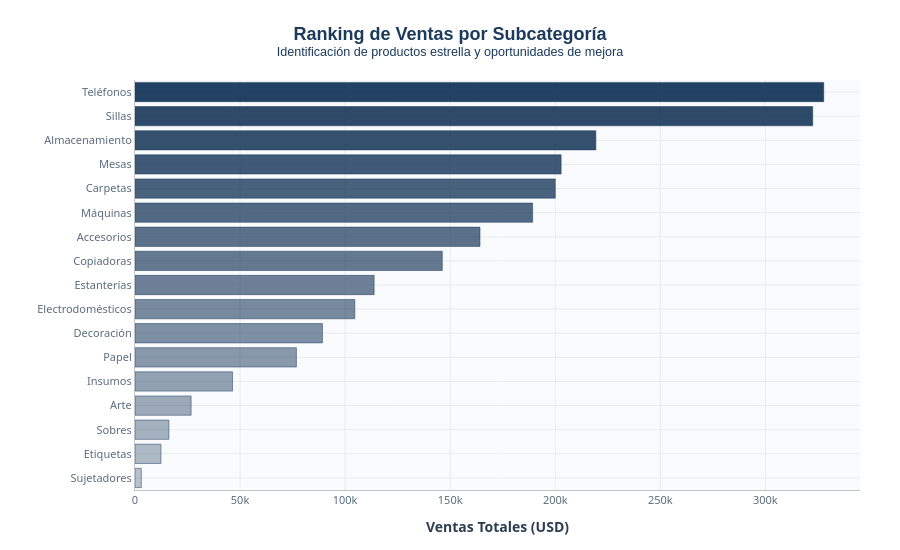

Notebook code for this chart:
### Markdown cell above
### 3.3 Ranking de subcategorías

### Code cell
# Ventas por subcategoría (Top ranking)
ventas_subcategoria = df.groupby('Subcategoría')['Sales'].sum().reset_index()
ventas_subcategoria = ventas_subcategoria.sort_values('Sales', ascending=True)

# Crear gradiente de colores
n = len(ventas_subcategoria)
colores_gradiente = [f'rgba(27, 58, 92, {0.3 + 0.7 * i/n})' for i in range(n)]

fig3 = go.Figure(go.Bar(
    x=ventas_subcategoria['Sales'],
    y=ventas_subcategoria['Subcategoría'],
    orientation='h',
    marker=dict(color=colores_gradiente, line=dict(color='#1B3A5C', width=0.5)),
    hovertemplate='<b>%{y}</b><br>Ventas: $%{x:,.0f}<extra></extra>'
))

fig3.update_layout(**LAYOUT_PROFESIONAL)
fig3.update_layout(
    title=dict(text='<b>Ranking de Ventas por Subcategoría</b><br><sup>Identificación de productos estrella y oportunidades de mejora</sup>'),
    xaxis_title='<b>Ventas Totales (USD)</b>',
    yaxis_title='',
    height=550
)

fig3.show()

### Figure 1 — Plotly figure (JSON) as saved in the notebook; plotly's stock layout.template omitted (floating-point values rounded to 4 significant figures)
{"data": [{"hovertemplate": "<b>%{y}</b><br>Ventas: $%{x:,.0f}<extra></extra>", "marker": {"color": ["rgba(27, 58, 92, 0.3)", "rgba(27, 58, 92, 0.3411764705882353)", "rgba(27, 58, 92, 0.38235294117647056)", "rgba(27, 58, 92, 0.4235294117647058)", "rgba(27, 58, 92, 0.4647058823529412)", "rgba(27, 58, 92, 0.5058823529411764)", "rgba(27, 58, 92, 0.5470588235294117)", "rgba(27, 58, 92, 0.588235294117647)", "rgba(27, 58, 92, 0.6294117647058823)", "rgba(27, 58, 92, 0.6705882352941177)", "rgba(27, 58, 92, 0.7117647058823529)", "rgba(27, 58, 92, 0.7529411764705882)", "rgba(27, 58, 92, 0.7941176470588234)", "rgba(27, 58, 92, 0.8352941176470587)", "rgba(27, 58, 92, 0.8764705882352941)", "rgba(27, 58, 92, 0.9176470588235295)", "rgba(27, 58, 92, 0.9588235294117646)"], "line": {"color": "#1B3A5C", "width": 0.5}}, "orientation": "h", "type": "bar", "x": [3002.0, 12350.0, 16130.0, 26710.0, 46420.0, 76830.0, 89210.0, 104600.0, 113800.0, 146200.0, 164200.0, 189200.0, 200000.0, 202800.0, 219300.0, 322500.0, 327800.0], "y": ["Sujetadores", "Etiquetas", "Sobres", "Arte", "Insumos", "Papel", "Decoración", "Electrodomésticos", "Estanterías", "Copiadoras", "Accesorios", "Máquinas", "Carpetas", "Mesas", "Almacenamiento", "Sillas", "Teléfonos"]}], "layout": {"font": {"color": "#2C3E50", "family": "Segoe UI, Arial", "size": 12}, "height": 550, "hoverlabel": {"bgcolor": "white", "font": {"family": "Segoe UI", "size": 12}}, "margin": {"b": 60, "l": 70, "r": 40, "t": 80}, "paper_bgcolor": "white", "plot_bgcolor": "#FAFBFD", "title": {"font": {"color": "#1B3A5C", "family": "Segoe UI Semibold, Arial", "size": 18}, "text": "<b>Ranking de Ventas por Subcategoría</b><br><sup>Identificación de productos estrella y oportunidades de mejora</sup>", "x": 0.5, "xanchor": "center"}, "xaxis": {"gridcolor": "#E8ECF0", "linecolor": "#BDC3C7", "linewidth": 1, "showline": true, "tickfont": {"color": "#5A6C7D", "size": 11}, "title": {"text": "<b>Ventas Totales (USD)</b>"}}, "yaxis": {"gridcolor": "#E8ECF0", "linecolor": "#BDC3C7", "linewidth": 1, "showline": true, "tickfont": {"color": "#5A6C7D", "size": 11}, "title": {"text": ""}}}}
